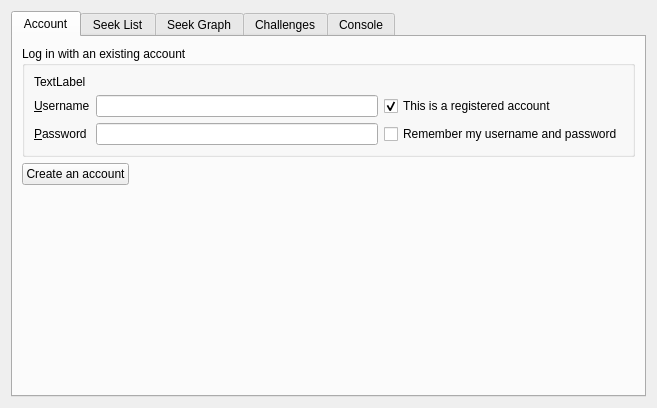
<?xml version="1.0" encoding="UTF-8"?>
<ui version="4.0">
 <class>FicsDialog</class>
 <widget class="QWidget" name="FicsDialog">
  <property name="geometry">
   <rect>
    <x>0</x>
    <y>0</y>
    <width>657</width>
    <height>408</height>
   </rect>
  </property>
  <layout class="QVBoxLayout" name="verticalLayout">
   <item>
    <widget class="KTabWidget" name="tabWidget">
     <property name="enabled">
      <bool>true</bool>
     </property>
     <property name="currentIndex">
      <number>0</number>
     </property>
     <property name="movable">
      <bool>true</bool>
     </property>
     <property name="automaticResizeTabs">
      <bool>true</bool>
     </property>
     <widget class="QWidget" name="accountTab">
      <property name="enabled">
       <bool>true</bool>
      </property>
      <attribute name="title">
       <string>Account</string>
      </attribute>
      <layout class="QGridLayout" name="gridLayout">
       <item row="0" column="0" colspan="2">
        <widget class="QGroupBox" name="logInGroup">
         <property name="title">
          <string>Log in with an existing account</string>
         </property>
         <layout class="QGridLayout" name="gridLayout_2">
          <item row="1" column="0">
           <widget class="QLabel" name="usernameLabel">
            <property name="text">
             <string>&amp;Username</string>
            </property>
            <property name="buddy">
             <cstring>usernameLineEdit</cstring>
            </property>
           </widget>
          </item>
          <item row="1" column="1">
           <widget class="KLineEdit" name="usernameLineEdit">
            <property name="urlDropsEnabled">
             <bool>false</bool>
            </property>
            <property name="showClearButton" stdset="0">
             <bool>true</bool>
            </property>
           </widget>
          </item>
          <item row="3" column="0">
           <widget class="QLabel" name="passwordLabel">
            <property name="text">
             <string>&amp;Password</string>
            </property>
            <property name="buddy">
             <cstring>passwordLineEdit</cstring>
            </property>
           </widget>
          </item>
          <item row="3" column="1">
           <widget class="KLineEdit" name="passwordLineEdit">
            <property name="urlDropsEnabled">
             <bool>false</bool>
            </property>
            <property name="showClearButton" stdset="0">
             <bool>true</bool>
            </property>
            <property name="passwordMode">
             <bool>true</bool>
            </property>
           </widget>
          </item>
          <item row="1" column="2">
           <widget class="QCheckBox" name="registeredCheckBox">
            <property name="text">
             <string>This is a registered account</string>
            </property>
            <property name="checked">
             <bool>true</bool>
            </property>
           </widget>
          </item>
          <item row="0" column="0" colspan="3">
           <widget class="QLabel" name="logInStatusLabel">
            <property name="text">
             <string>TextLabel</string>
            </property>
           </widget>
          </item>
          <item row="3" column="2">
           <widget class="QCheckBox" name="rememberCheckBox">
            <property name="text">
             <string>Remember my username and password</string>
            </property>
           </widget>
          </item>
         </layout>
        </widget>
       </item>
       <item row="5" column="0">
        <spacer name="verticalSpacer">
         <property name="orientation">
          <enum>Qt::Vertical</enum>
         </property>
         <property name="sizeHint" stdset="0">
          <size>
           <width>20</width>
           <height>40</height>
          </size>
         </property>
        </spacer>
       </item>
       <item row="2" column="0">
        <widget class="KPushButton" name="registerButton">
         <property name="text">
          <string>Create an account</string>
         </property>
        </widget>
       </item>
       <item row="2" column="1">
        <spacer name="horizontalSpacer">
         <property name="orientation">
          <enum>Qt::Horizontal</enum>
         </property>
         <property name="sizeHint" stdset="0">
          <size>
           <width>40</width>
           <height>20</height>
          </size>
         </property>
        </spacer>
       </item>
      </layout>
     </widget>
     <widget class="QWidget" name="joinTab">
      <attribute name="title">
       <string>Seek List</string>
      </attribute>
      <layout class="QVBoxLayout" name="verticalLayout_2">
       <item>
        <widget class="QTableWidget" name="offerTable">
         <property name="editTriggers">
          <set>QAbstractItemView::NoEditTriggers</set>
         </property>
         <property name="showDropIndicator" stdset="0">
          <bool>false</bool>
         </property>
         <property name="dragDropOverwriteMode">
          <bool>false</bool>
         </property>
         <property name="alternatingRowColors">
          <bool>true</bool>
         </property>
         <property name="selectionMode">
          <enum>QAbstractItemView::SingleSelection</enum>
         </property>
         <property name="selectionBehavior">
          <enum>QAbstractItemView::SelectRows</enum>
         </property>
         <column>
          <property name="text">
           <string>Player</string>
          </property>
         </column>
         <column>
          <property name="text">
           <string>Rating</string>
          </property>
         </column>
         <column>
          <property name="text">
           <string>Time</string>
          </property>
         </column>
         <column>
          <property name="text">
           <string>Increment</string>
          </property>
         </column>
         <column>
          <property name="text">
           <string>Rated</string>
          </property>
         </column>
         <column>
          <property name="text">
           <string>Variant</string>
          </property>
         </column>
         <column>
          <property name="text">
           <string>Your color</string>
          </property>
         </column>
        </widget>
       </item>
       <item>
        <widget class="KPushButton" name="refreshButton">
         <property name="text">
          <string>Refresh</string>
         </property>
        </widget>
       </item>
      </layout>
     </widget>
     <widget class="QWidget" name="graphTab">
      <attribute name="title">
       <string>Seek Graph</string>
      </attribute>
      <layout class="QVBoxLayout" name="verticalLayout_5">
       <item>
        <widget class="QGraphicsView" name="graphView"/>
       </item>
      </layout>
     </widget>
     <widget class="QWidget" name="challengeTab">
      <attribute name="title">
       <string>Challenges</string>
      </attribute>
      <layout class="QVBoxLayout" name="verticalLayout_6">
       <item>
        <widget class="QPushButton" name="seekButton">
         <property name="text">
          <string>Seek</string>
         </property>
         <property name="checkable">
          <bool>true</bool>
         </property>
        </widget>
       </item>
       <item>
        <widget class="QListView" name="challengeListView"/>
       </item>
      </layout>
     </widget>
     <widget class="QWidget" name="consoleTab">
      <attribute name="title">
       <string>Console</string>
      </attribute>
      <layout class="QVBoxLayout" name="verticalLayout_4"/>
     </widget>
    </widget>
   </item>
  </layout>
 </widget>
 <customwidgets>
  <customwidget>
   <class>KPushButton</class>
   <extends>QPushButton</extends>
   <header>kpushbutton.h</header>
  </customwidget>
  <customwidget>
   <class>KLineEdit</class>
   <extends>QLineEdit</extends>
   <header>klineedit.h</header>
  </customwidget>
  <customwidget>
   <class>KTabWidget</class>
   <extends>QTabWidget</extends>
   <header>ktabwidget.h</header>
   <container>1</container>
  </customwidget>
 </customwidgets>
 <resources/>
 <connections>
  <connection>
   <sender>registeredCheckBox</sender>
   <signal>toggled(bool)</signal>
   <receiver>passwordLineEdit</receiver>
   <slot>setEnabled(bool)</slot>
   <hints>
    <hint type="sourcelabel">
     <x>498</x>
     <y>71</y>
    </hint>
    <hint type="destinationlabel">
     <x>409</x>
     <y>101</y>
    </hint>
   </hints>
  </connection>
 </connections>
</ui>
